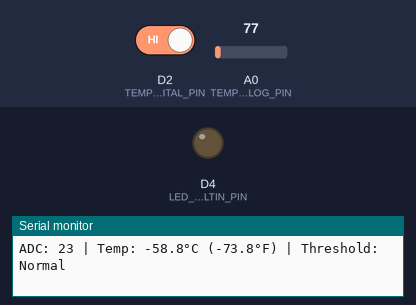
This sketch was run on a simulated ESP8266 (NodeMCU). Parts: output pins drawn as LEDs (lit = HIGH), the last lines printed to the serial monitor. The inputs (shaded band) are chosen by the test bench; at power-on: D2 (TEMP_DIGITAL_PIN) HIGH, A0 (TEMP_ANALOG_PIN) = 77.

Above: at 2.2 s.
2.3 s: D2 (TEMP_DIGITAL_PIN) driven LOW
At 3.5 s:
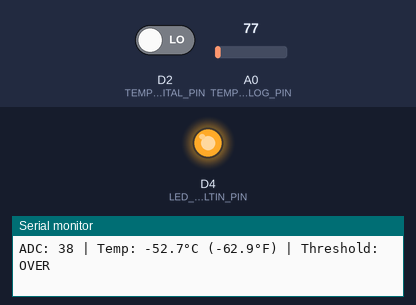
4.0 s: D2 (TEMP_DIGITAL_PIN) driven HIGH
At 4.7 s:
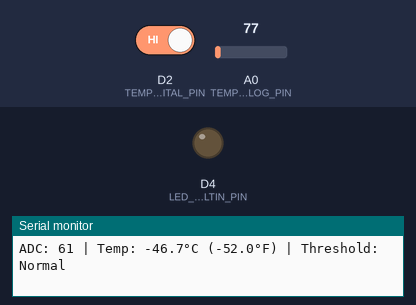
Timing chart, 0 to 7.0 s (numbered marks = the images above; inputs shaded):
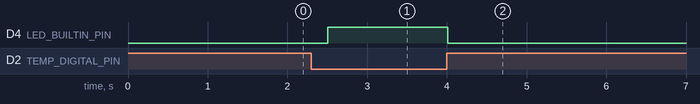

The sketch:

Temperature_Sensor_Module.ino
```cpp
/*
 * Temperature Sensor Module Test (NTC Thermistor / LM35)
 * Board: NUCLEO-F103RB (STM32F103RB)
 * Arduino IDE with STM32duino
 *
 * 연결:
 *   VCC -> 3.3V or 5V
 *   GND -> GND
 *   DO  -> D2 (PA10) - Digital Output (threshold)
 *   AO  -> A0 (PA0) - Analog Output (temperature)
 */

// Pin Definitions
#define TEMP_DIGITAL_PIN    D2      // Digital output pin (threshold)
#define TEMP_ANALOG_PIN     A0      // Analog output pin
#define LED_BUILTIN_PIN     LED_BUILTIN  // Onboard LED (PA5)

// Constants for NTC Thermistor calculation
#define ADC_RESOLUTION      4095    // 12-bit ADC
#define V_REF               3.3     // Reference voltage
#define R_FIXED             10000   // Fixed resistor value (10K ohm)
#define THERMISTOR_NOMINAL  10000   // Thermistor resistance at 25°C
#define TEMPERATURE_NOMINAL 25      // Nominal temperature (25°C)
#define B_COEFFICIENT       3950    // Beta coefficient of thermistor

// Sensor Type Selection (uncomment one)
#define USE_NTC_THERMISTOR
// #define USE_LM35

// Variables
int digitalValue = 0;
int analogValue = 0;
float temperature = 0.0;
float temperatureF = 0.0;
bool overThreshold = false;

// Moving average filter
#define SAMPLE_COUNT 10
int samples[SAMPLE_COUNT];
int sampleIndex = 0;
long sampleSum = 0;

void setup() {
    // Initialize Serial Communication
    Serial.begin(115200);
    while (!Serial) {
        ; // Wait for serial port to connect
    }

    // Pin Mode Configuration
    pinMode(TEMP_DIGITAL_PIN, INPUT);
    pinMode(TEMP_ANALOG_PIN, INPUT);
    pinMode(LED_BUILTIN_PIN, OUTPUT);

    // Initialize sample array
    for (int i = 0; i < SAMPLE_COUNT; i++) {
        samples[i] = 0;
    }

    Serial.println("================================");
    Serial.println("Temperature Sensor Module Test");
    Serial.println("Board: NUCLEO-F103RB");
    #ifdef USE_NTC_THERMISTOR
    Serial.println("Sensor: NTC Thermistor");
    #else
    Serial.println("Sensor: LM35");
    #endif
    Serial.println("================================");
    Serial.println();
    delay(1000);
}

void loop() {
    // Read Digital Value (threshold detection)
    digitalValue = digitalRead(TEMP_DIGITAL_PIN);

    // Read Analog Value with averaging
    analogValue = getFilteredAnalogValue();

    // Calculate temperature based on sensor type
    #ifdef USE_NTC_THERMISTOR
    temperature = calculateTemperatureNTC(analogValue);
    #else
    temperature = calculateTemperatureLM35(analogValue);
    #endif

    // Convert to Fahrenheit
    temperatureF = celsiusToFahrenheit(temperature);

    // Determine threshold status
    overThreshold = (digitalValue == LOW);

    // LED indication (on when over threshold)
    digitalWrite(LED_BUILTIN_PIN, overThreshold ? HIGH : LOW);

    // Print sensor values
    Serial.print("ADC: ");
    Serial.print(analogValue);
    Serial.print(" | Temp: ");
    Serial.print(temperature, 1);
    Serial.print("°C (");
    Serial.print(temperatureF, 1);
    Serial.print("°F) | Threshold: ");
    Serial.println(overThreshold ? "OVER" : "Normal");

    delay(500);
}

/*
 * Calculate temperature from NTC Thermistor
 * Using Steinhart-Hart equation (simplified)
 */
float calculateTemperatureNTC(int adcValue) {
    if (adcValue == 0) return -273.15; // Prevent division by zero

    // Calculate thermistor resistance
    float resistance = R_FIXED * ((float)ADC_RESOLUTION / adcValue - 1.0);

    // Steinhart-Hart equation
    float steinhart;
    steinhart = resistance / THERMISTOR_NOMINAL;          // (R/Ro)
    steinhart = log(steinhart);                           // ln(R/Ro)
    steinhart /= B_COEFFICIENT;                           // 1/B * ln(R/Ro)
    steinhart += 1.0 / (TEMPERATURE_NOMINAL + 273.15);    // + (1/To)
    steinhart = 1.0 / steinhart;                          // Invert
    steinhart -= 273.15;                                  // Convert to Celsius

    return steinhart;
}

/*
 * Calculate temperature from LM35 sensor
 * LM35 outputs 10mV per degree Celsius
 */
float calculateTemperatureLM35(int adcValue) {
    float voltage = (adcValue * V_REF) / ADC_RESOLUTION;
    float tempC = voltage * 100.0; // 10mV/°C = 100°C/V
    return tempC;
}

/*
 * Convert Celsius to Fahrenheit
 */
float celsiusToFahrenheit(float celsius) {
    return (celsius * 9.0 / 5.0) + 32.0;
}

/*
 * Get filtered analog value using moving average
 */
int getFilteredAnalogValue() {
    // Remove old sample from sum
    sampleSum -= samples[sampleIndex];

    // Read new sample
    samples[sampleIndex] = analogRead(TEMP_ANALOG_PIN);

    // Add new sample to sum
    sampleSum += samples[sampleIndex];

    // Move to next index
    sampleIndex = (sampleIndex + 1) % SAMPLE_COUNT;

    // Return average
    return sampleSum / SAMPLE_COUNT;
}

/*
 * Get raw analog reading
 */
int getRawAnalogValue() {
    return analogRead(TEMP_ANALOG_PIN);
}

/*
 * Check if temperature is over threshold
 */
bool isOverThreshold() {
    return digitalRead(TEMP_DIGITAL_PIN) == LOW;
}
```

Measured:
- after the input at 2.3 s, D4 (LED_BUILTIN_PIN): LOW → HIGH after 0.21 s
- after the input at 4.0 s, D4 (LED_BUILTIN_PIN): HIGH → LOW at once
